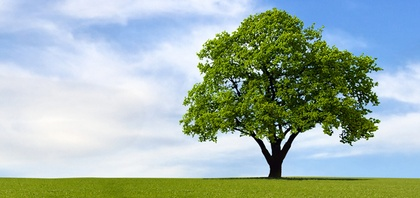
%> input picture Assignment1/Data/Images/BigTree.jpg, 420 x 198 px, shrunk from 1024 x 482 before the run
$ octave --eval "OtsuWithTss('Data/Images/BigTree.jpg');"   (GNU Octave 9; MATLAB toolbox functions it lacks are replaced by stand-ins)
%> lines starting %> are read from the running program, lines starting %| are printed output that depends on the picture; in (x1, y1, x2, y2) boxes, pixels count from 0 and x2, y2 are one past the last pixel; in counts of white or black regions, pixels touching at a corner belong together; the program's own positions count from 1
function[] = OtsuWithTss(name)
%> called with name = 'Data/Images/BigTree.jpg'

close all;
figure;

% Grayscale image
rgb = imread(name);
%> rgb is the input picture: size 198x420x3 uint8; mean R, G, B 160.8, 180.2, 171.6
gray = rgb2gray(rgb);
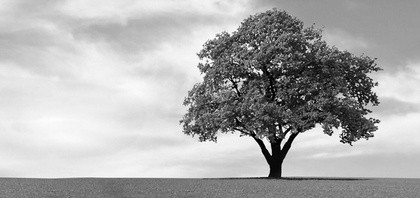
%> gray: size 198x420 uint8; min 0, max 254, mean 173.4
imshow(gray);

% Histogram or Count of Pixels with each color.
index = [0:255]';
countOfPixels = imhist(gray);
%> countOfPixels = 256 values, max 1582 at index 235, min 0 at index 256, mean 324.8
result = zeros(size([1 256]));

for colorVal = 0 : 255
    valueSum1 = countOfPixels(1:colorVal).*index(1:colorVal);
    mean1 = sum(valueSum1)/sum(countOfPixels(1:colorVal));

    if (isnan(mean1) == 1)
        mean1 = 0;
    end

    tss1 = 0;

    if (mean1 ~= 0)
        for j = 1 : colorVal
            tss1 = tss1 + countOfPixels(j)*(j - mean1)^2;
        end
    end

    valueSum2 = countOfPixels(colorVal+1:255).*index(colorVal+1:255);
    mean2 = sum(valueSum2)/sum(countOfPixels(colorVal+1:255));

    if (isnan(mean2) == 1)
        mean2 = 0;
    end

    tss2 = 0;

    if (mean2 ~= 0)
        for j = colorVal + 1:255
            tss2 = tss2 + countOfPixels(j)*(j - mean2)^2;
        end
    end

    result(colorVal+1) = tss1 + tss2;
end
%> this loop made 256 passes
%> after the loop, result = 256 values, max 359251705.4 at index 1, min 78789648.3 at index 159, mean 186160724.7

% Finding Threshold by minimizing the sum of TSS
thresh = find(result == min(result)) - 1;
%> thresh = 158


disp(thresh)
%| 158
disp(result(thresh))
%| 7.8829e+07

% Finding the region of interest
valSum1 = sum(countOfPixels(1:thresh).*index(1:thresh));
%> valSum1 = 2999155
valSum2 = sum(countOfPixels(thresh+1:255).*index(thresh+1:255));
%> valSum2 = 11420905

%  Displaying the Binary Mask
if (valSum1 > valSum2)
     imshow(gray < thresh)
else
     imshow(gray > thresh)
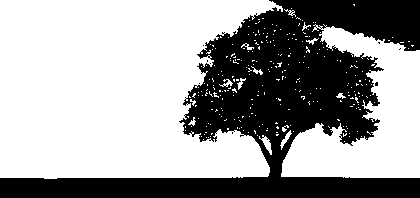
%> displayed picture: size 198x420 logical; 62.6% white; 9 black regions (8 under 20 px), largest, box (x1, y1, x2, y2) and area: (0, 0, 420, 198) 31058
end

% Left: Saving the Values in a CSV file
end

$ run again, on Assignment1/Data/Images/horse.jpg
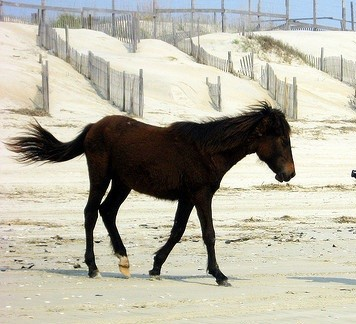
%> input picture Assignment1/Data/Images/horse.jpg, 356 x 324 px
%> in OtsuWithTss, rgb is the input picture: size 324x356x3 uint8; mean R, G, B 182.3, 179.9, 165.4
%> in OtsuWithTss, `gray = rgb2gray(rgb);`:
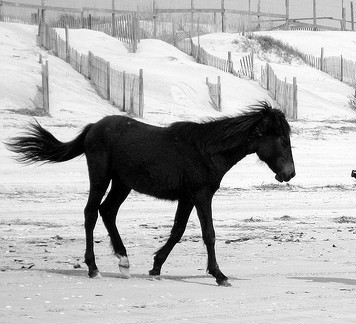
%> gray: size 324x356 uint8; min 0, max 255, mean 179
%> countOfPixels = 256 values, max 1650 at index 220, min 1 at index 256, mean 450.6
%> the loop in OtsuWithTss, `for colorVal = 0 : 255` made 256 passes
%> after the loop in OtsuWithTss, `for colorVal = 0 : 255`: result = 256 values, max 677353132.3 at index 1, min 93343356.6 at index 120, mean 243706572.5
%> thresh = 119
%| 119
%| 9.3344e+07
%> valSum1 = 493845
%> valSum2 = 20147037
%> in OtsuWithTss, `imshow(gray > thresh)`:
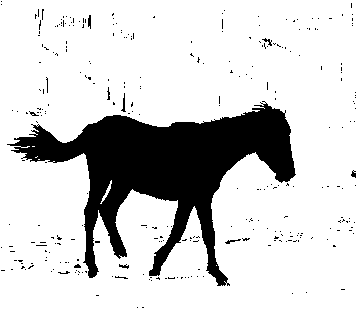
%> displayed picture: size 324x356 logical; 82.4% white; 295 black regions (285 under 20 px), largest, box (x1, y1, x2, y2) and area: (7, 101, 296, 286) 19256, (121, 93, 126, 112) 37, (88, 15, 91, 29) 34
